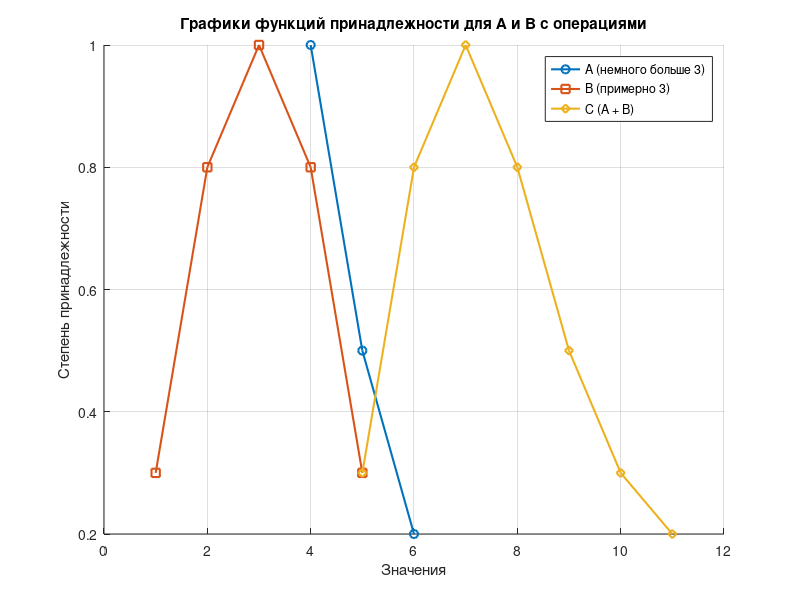

Write the MATLAB code that produced this figure.
U_A = [4, 5, 6]; % Значения для A
mu_A = [1.0, 0.5, 0.2]; % Степени принадлежности для A


U_B = [1, 2, 3, 4, 5]; % Значения для B
mu_B = [0.3, 0.8, 1.0, 0.8, 0.3]; % Степени принадлежности для B


% Сложение C(A + B)
C_values = [];
mu_C = [];
for i = 1:length(U_A)
    for j = 1:length(U_B)
        sum_value = U_A(i) + U_B(j);
        degree = min(mu_A(i), mu_B(j)); % Используем минимум
        idx = find(C_values == sum_value); % Ищем индекс существующего значения
        if isempty(idx)
            C_values(end+1) = sum_value; 
            mu_C(end+1) = degree;
        else
            mu_C(idx) = max(mu_C(idx), degree); % Обновляем степень принадлежности
        end
    end
end


% Вычитание E(A - B)
E_values = [];
mu_E = [];
for i = 1:length(U_A)
    for j = 1:length(U_B)
        if U_A(i) >= U_B(j) % Убедимся в неотрицательности
            diff_value = U_A(i) - U_B(j);
            degree = min(mu_A(i), mu_B(j)); % Используем минимум
            idx = find(E_values == diff_value); % Ищем индекс существующего значения
            if isempty(idx)
                E_values(end+1) = diff_value; 
                mu_E(end+1) = degree;
            else
                mu_E(idx) = max(mu_E(idx), degree); % Обновляем степень принадлежности
            end
        end
    end
end

% Умножение D(A * B)
D_values = [];
mu_D = [];
for i = 1:length(U_A)
    for j = 1:length(U_B)
        prod_value = U_A(i) * U_B(j);
        degree = min(mu_A(i), mu_B(j)); % Используем минимум
        idx = find(D_values == prod_value); % Ищем индекс существующего значения
        if isempty(idx)
            D_values(end+1) = prod_value; 
            mu_D(end+1) = degree;
        else
            mu_D(idx) = max(mu_D(idx), degree); % Обновляем степень принадлежности
        end
    end
end

% Деление F(A / B)
F_values = [];
mu_F = [];
for i = 1:length(U_A)
    for j = 1:length(U_B)
        if U_B(j) ~= 0 % Проверяем деление на ноль
            div_value = U_A(i) / U_B(j);
            degree = min(mu_A(i), mu_B(j)); % Используем минимум
            idx = find(F_values == div_value); % Ищем индекс существующего значения
            if isempty(idx)
                F_values(end+1) = div_value; 
                mu_F(end+1) = degree;
            else
                mu_F(idx) = max(mu_F(idx), degree); % Обновляем степень принадлежности
            end
        end
    end
end

% Максимум G(max(A,B))
function [G_values, mu_G] = calcMax(U_A,U_B,mu_A,mu_B)
G_values = [];
mu_G = [];
for i = 1:length(U_A)
    for j = 1:length(U_B)
        max_value = max(U_A(i), U_B(j));
        degree = min(mu_A(i), mu_B(j)); % Используем максимум
        idx = find(G_values == max_value); % Ищем индекс существующего значения
        if isempty(idx)
            G_values(end+1) = max_value; 
            mu_G(end+1) = degree;
        else
            mu_G(idx) = max(mu_G(idx), degree); % Обновляем степень принадлежности
        end
    end
end
end;

[G_values,mu_G] = calcMax(U_A,U_B,mu_A,mu_B);

% Минимум H(min(A,B))
function [H_values, mu_H] = calcMin(U_A,U_B,mu_A,mu_B)
H_values = [];
mu_H = [];
for i = 1:length(U_A)
    for j = 1:length(U_B)
        min_value = min(U_A(i), U_B(j));
        degree = min(mu_A(i), mu_B(j)); % Используем минимум
        idx = find(H_values == min_value); % Ищем индекс существующего значения
        if isempty(idx)
            H_values(end+1) = min_value; 
            mu_H(end+1) = degree;
        else
            mu_H(idx) = max(mu_H(idx), degree); % Обновляем степень принадлежности
        end
    end
end
end;
[H_values,mu_H] = calcMin(U_A,U_B,mu_A,mu_B);
% Сортировка результатов по величине элемента и удаление дубликатов для всех операций

function [sortedValues, sortedDegrees] = sortAndRemoveDuplicates(values, degrees)
    [sortedValues, uniqueIdx] = unique(values);
    sortedDegrees= zeros(size(sortedValues));
    
    for i=1:length(uniqueIdx)
        sortedDegrees(i)=max(degrees(values==sortedValues(i)));
    end
    
end

[C_sorted, mu_C_sorted]  	= sortAndRemoveDuplicates(C_values, mu_C);
[E_sorted, mu_E_sorted]  	= sortAndRemoveDuplicates(E_values, mu_E);
[D_sorted, mu_D_sorted]  	= sortAndRemoveDuplicates(D_values, mu_D);
[F_sorted, mu_F_sorted]  	= sortAndRemoveDuplicates(F_values, mu_F);
[G_sorted, mu_G_sorted]  	= sortAndRemoveDuplicates(G_values, mu_G);
[H_sorted, mu_H_sorted]  	= sortAndRemoveDuplicates(H_values, mu_H);

% Построение графиков функций принадлежности с отсортированными результатами

figure;
hold on;

% Графики для A и B
plot(U_A, mu_A, '-o', 'DisplayName', 'A (немного больше 3)', 'LineWidth', 1.5);
plot(U_B, mu_B, '-s', 'DisplayName', 'B (примерно 3)', 'LineWidth', 1.5);


% Графики для операций с отсортированными значениями и степенями принадлежности 
plot(C_sorted, mu_C_sorted, '-d', 'DisplayName', 'C (A + B)', 'LineWidth', 1.5);
%plot(E_sorted, mu_E_sorted, '-x', 'DisplayName', 'E (A - B)', 'LineWidth', 1.5);
%plot(D_sorted, mu_D_sorted, '-^', 'DisplayName', 'D (A * B)', 'LineWidth', 1.5);
%plot(F_sorted, mu_F_sorted, '-v', 'DisplayName', 'F (A / B)', 'LineWidth', 1.5);
%plot(G_sorted, mu_G_sorted, '--', 'DisplayName', 'G (max(A,B))', 'LineWidth', 1.5);
%plot(H_sorted, mu_H_sorted, '--', 'DisplayName', 'H (min(A,B))', 'LineWidth', 1.5);


xlabel('Значения');
ylabel('Степень принадлежности');
title('Графики функций принадлежности для A и B с операциями');
legend show;
grid on;
hold off;

[v,m] = calcMax(U_A,C_values,mu_A,mu_C)